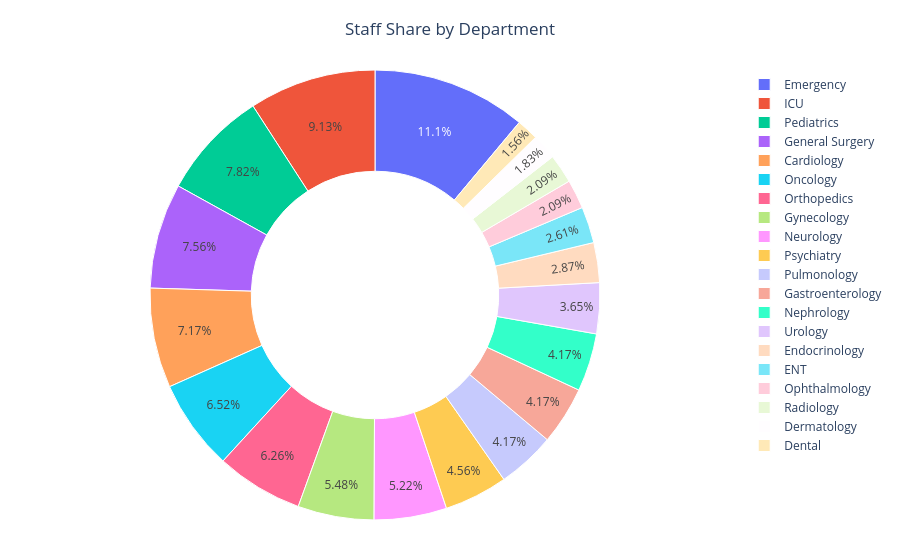

Notebook cell for this chart:
### Code cell
fig3 = px.pie(
    df,
    names="department_name",
    values="Total_Staff",
    hole=0.55,
    title="Staff Share by Department"
)

fig3.update_traces(
    textposition="inside",
    textinfo="percent",
    marker=dict(
        line=dict(color="white", width=1)
    )
)

fig3.update_layout(
    height=550,
    title_x=0.5,
    margin=dict(l=20, r=20, t=70, b=30),
    paper_bgcolor="white"
)

fig3.show()

### Figure 1 — Plotly figure (JSON) as saved in the notebook; plotly's stock layout.template omitted (floating-point values rounded to 4 significant figures)
{"data": [{"domain": {"x": [0, 1], "y": [0, 1]}, "hole": 0.55, "hovertemplate": "department_name=%{label}<br>Total_Staff=%{value}<extra></extra>", "labels": ["Dental", "Ophthalmology", "Radiology", "Endocrinology", "Dermatology", "ENT", "Pulmonology", "Gastroenterology", "Psychiatry", "Nephrology", "Orthopedics", "Oncology", "Urology", "Neurology", "Pediatrics", "Cardiology", "Emergency", "Gynecology", "ICU", "General Surgery"], "legendgroup": "", "marker": {"line": {"color": "white", "width": 1}}, "name": "", "showlegend": true, "textinfo": "percent", "textposition": "inside", "type": "pie", "values": [12, 16, 16, 22, 14, 20, 32, 32, 35, 32, 48, 50, 28, 40, 60, 55, 85, 42, 70, 58]}], "layout": {"height": 550, "legend": {"tracegroupgap": 0}, "margin": {"b": 30, "l": 20, "r": 20, "t": 70}, "paper_bgcolor": "white", "title": {"text": "Staff Share by Department", "x": 0.5}}}
